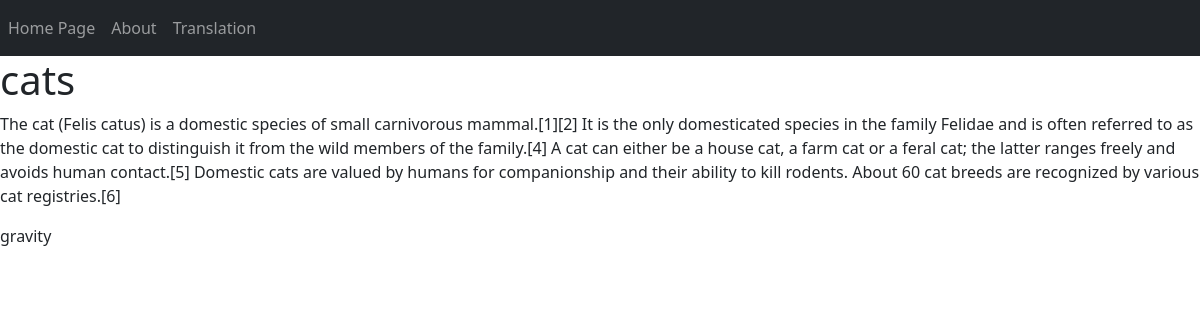
Page /cats on the committed database.
### blog/models.py (models this page shows, shortened)
class Post(models.Model):
    title = models.CharField(max_length=200)
    content = models.TextField()
    date_created = models.DateTimeField(auto_now_add=True)
    slug = models.SlugField(max_length=200, unique=True)
    author = models.ForeignKey(to=User, on_delete=models.CASCADE)
    status = models.IntegerField(choices=STATUS, default=0)

### blog/views.py (the view)
# urls.py: path('<slug:slug>', views.BlogView.as_view(), name='blog_view'),
class BlogView(generic.DetailView):
    model = Post
    template_name = 'blog.html'

### templates/blog.html
{% extends 'base.html' %}
{% block content %}
        <h1>{% block blog_title %} {{object.title}} {% endblock blog_title %}</h1>
        <p>{% block blog_content %} {{object.content}} {% endblock blog_content %}</p>
        <p>{% block blog_author %} {{object.author}} {% endblock blog_author %}</p>
{% endblock content %}

### rows in the picture
Post: title "cats", content "The cat (Felis catus) is a domestic species of small carnivorous mammal.[1][2] It is the only domesticated species in the family Felidae and is often referred to as the domestic cat to distinguish it from the wild members of the family.[4] A cat can either be a house cat, a farm cat or a feral cat; the latter ranges freely and avoids human contact.[5] Domestic cats are valued by humans for companionship and their ability to kill rodents. About 60 cat breeds are recognized by various cat registries.[6]", author "gravity"
